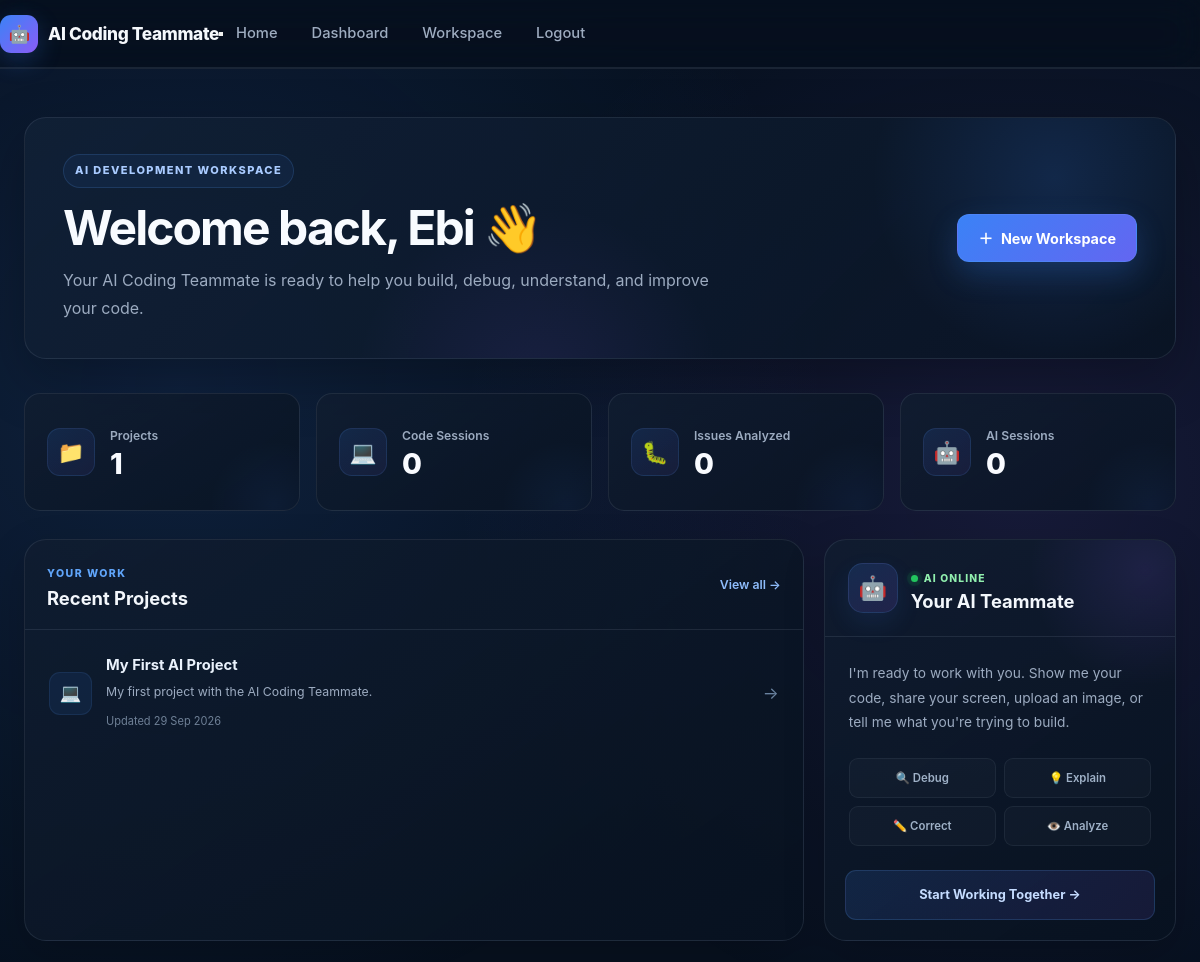
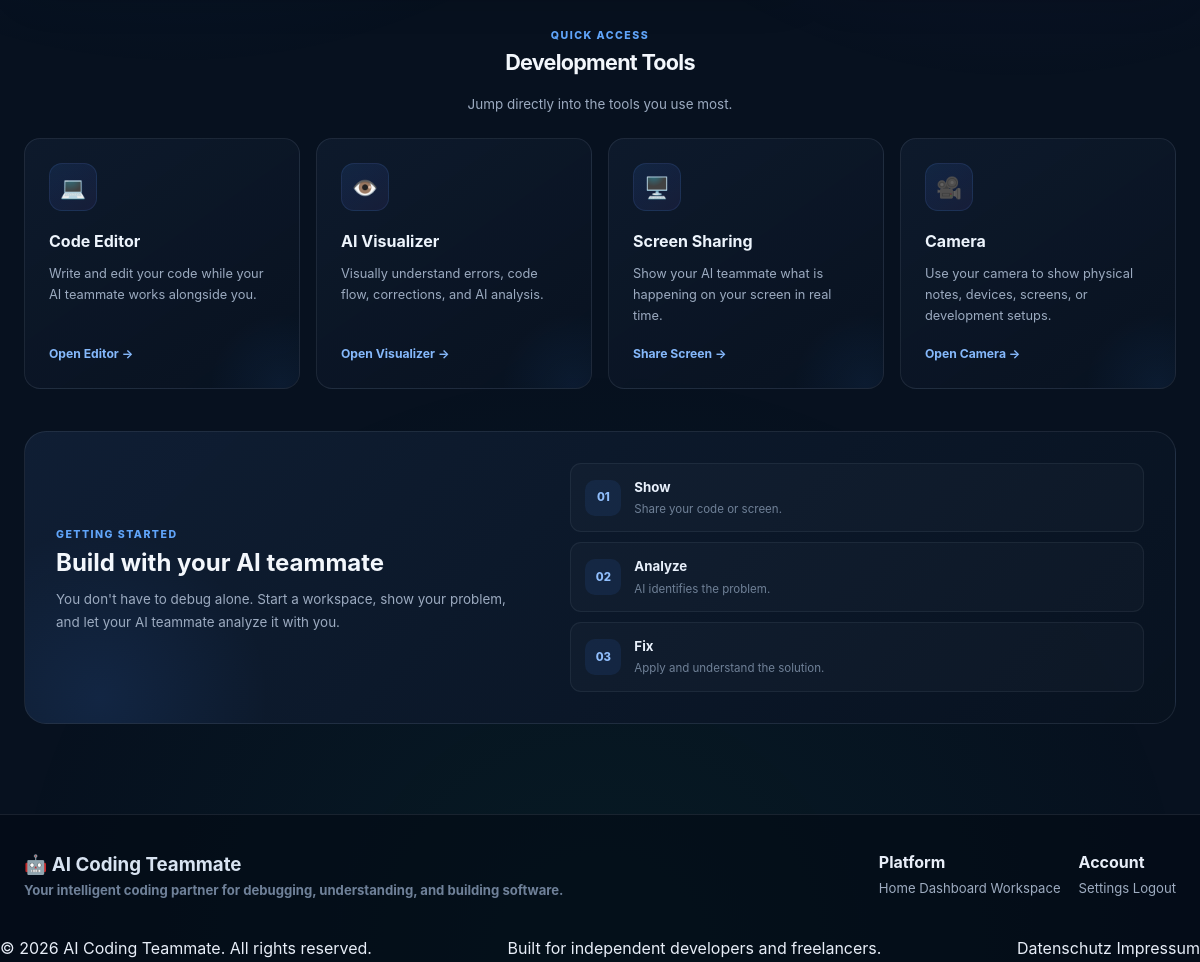
The page /dashboard/ (signed in) on the database its author committed (2 pictures, top to bottom).
### database/models.py (models this page shows, shortened)
class User(UserMixin, db.Model):
    __tablename__ = "users"
    id = db.Column(
        db.Integer,
        primary_key=True
    )
    first_name = db.Column(
        db.String(100),
        nullable=False
    )
    last_name = db.Column(
        db.String(100),
        nullable=False
    )
    email = db.Column(
        db.String(255),
        unique=True,
        nullable=False,
        index=True
    )
    password = db.Column(
        db.String(255),
        nullable=False
    )
    occupation = db.Column(
        db.String(150),
        nullable=True
    )
    bio = db.Column(
        db.Text,
        nullable=True
    )
    profile_image = db.Column(
        db.String(500),
        nullable=True
    )
    is_active = db.Column(
        db.Boolean,
        default=True,
        nullable=False
    )
    is_verified = db.Column(
        db.Boolean,
        default=False,
        nullable=False
    )
    created_at = db.Column(
        db.DateTime,
        default=datetime.utcnow,
        nullable=False
    )
    updated_at = db.Column(
        db.DateTime,
        default=datetime.utcnow,
        onupdate=datetime.utcnow,
        nullable=False
    )
    last_login = db.Column(
        db.DateTime,
        nullable=True
    )
    projects = db.relationship(
        "Project",
        back_populates="user",
        cascade="all, delete-orphan",
        lazy=True
    )

class Project(db.Model):
    __tablename__ = "projects"
    id = db.Column(
        db.Integer,
        primary_key=True
    )
    user_id = db.Column(
        db.Integer,
        db.ForeignKey(
            "users.id",
            ondelete="CASCADE"
        ),
        nullable=False,
        index=True
    )
    user = db.relationship(
        "User",
        back_populates="projects"
    )
    name = db.Column(
        db.String(200),
        nullable=False
    )
    description = db.Column(
        db.Text,
        nullable=True
    )
    language = db.Column(
        db.String(100),
        nullable=True
    )
    framework = db.Column(
        db.String(100),
        nullable=True
    )
    repository_url = db.Column(
        db.String(500),
        nullable=True
    )
    status = db.Column(
        db.String(50),
        default="active",
        nullable=False
    )
    created_at = db.Column(
        db.DateTime,
        default=datetime.utcnow,
        nullable=False
    )
    updated_at = db.Column(
        db.DateTime,
        default=datetime.utcnow,
        onupdate=datetime.utcnow,
        nullable=False
    )
    code_sessions = db.relationship(
        "CodeSession",
        back_populates="project",
        cascade="all, delete-orphan",
        lazy=True
    )
    conversations = db.relationship(
        "Conversation",
        back_populates="project",
        cascade="all, delete-orphan",
        lazy=True
    )

### routes/dashboard_routes.py (the view)
@dashboard_bp.route("/")
@login_required
def dashboard():
    projects = Project.query.filter_by(
        user_id=current_user.id
    ).order_by(
        Project.updated_at.desc()
    ).all()
    project_count = len(projects)
    session_count = CodeSession.query.join(
        Project
    ).filter(
        Project.user_id == current_user.id
    ).count()
    analysis_count = Analysis.query.join(
        CodeSession
    ).join(
        Project
    ).filter(
        Project.user_id == current_user.id
    ).count()
    return render_template(
        "dashboard/dashboard.html",
        projects=projects,
        project_count=project_count,
        session_count=session_count,
        analysis_count=analysis_count,
        ai_session_count=session_count,
    )

### templates/dashboard/dashboard.html (shortened to what this page needs)
{% extends "base.html" %}
{% block extra_css %}
<link rel="stylesheet" href="{{ url_for('static', filename='css/dashboard.css') }}">
{% endblock %}
{% block content %}
<div class="dashboard-page">
    <section class="dashboard-header">
        <div class="dashboard-welcome">
            <span class="dashboard-badge">AI DEVELOPMENT WORKSPACE</span>
            <h1>
                Welcome back{% if current_user.is_authenticated and current_user.first_name %},
                {{ current_user.first_name }}{% endif %} 👋
            </h1>
            <p>
                Your AI Coding Teammate is ready to help you
                build, debug, understand, and improve your code.
            </p>
        </div>
        <div class="dashboard-actions">
            <a
                href="{{ url_for('workspace.workspace') }}"
                class="dashboard-primary-btn"
            >
                <span>＋</span>
                New Workspace
            </a>
        </div>
    </section>
    <section class="dashboard-stats">
        <div class="stat-card">
            <div class="stat-icon">
                📁
            </div>
            <div class="stat-content">
                <span class="stat-label">
                    Projects
                </span>
                <strong class="stat-value">
                    {{ project_count|default(0) }}
                </strong>
            </div>
        </div>
        <div class="stat-card">
            <div class="stat-icon">
                💻
            </div>
            <div class="stat-content">
                <span class="stat-label">
                    Code Sessions
                </span>
                <strong class="stat-value">
                    {{ session_count|default(0) }}
                </strong>
            </div>
        </div>
        <div class="stat-card">
            <div class="stat-icon">
                🐛
            </div>
            <div class="stat-content">
                <span class="stat-label">
                    Issues Analyzed
                </span>
                <strong class="stat-value">
                    {{ analysis_count|default(0) }}
                </strong>
            </div>
        </div>
        <div class="stat-card">
            <div class="stat-icon">
                🤖
            </div>
            <div class="stat-content">
                <span class="stat-label">
                    AI Sessions
                </span>
                <strong class="stat-value">
                    {{ ai_session_count|default(0) }}
                </strong>
            </div>
        </div>
    </section>
    <section class="dashboard-grid">
        <div class="dashboard-card projects-card">
            <div class="card-header">
                <div>
                    <span class="card-label">YOUR WORK</span>
                    <h2>Recent Projects</h2>
                </div>
                <a
                    href="{{ url_for('dashboard.projects') }}"
                    class="card-link"
                >
                    View all →
                </a>
            </div>
            {% if projects %}
                <div class="project-list">
                    {% for project in projects %}
                    <a
                        href="{{ url_for('workspace.workspace', project_id=project.id) }}"
                        class="project-item"
                    >
                        <div class="project-icon">
                            💻
                        </div>
                        <div class="project-info">
                            <h3>
                                {{ project.name }}
                            </h3>
                            <p>
                                {{ project.description|default('No description available.') }}
                            </p>
                            <span class="project-date">
                                Updated
                                {{ project.updated_at.strftime('%d %b %Y')
                                   if project.updated_at else 'Recently' }}
                            </span>
                        </div>
                        <span class="project-arrow">
                            →
                        </span>
                    </a>
                    {% endfor %}
                </div>
            {% endif %}
        </div>
        <div class="dashboard-card ai-card">
            <div class="ai-card-header">
                <div class="ai-avatar">
                    🤖
                </div>
                <div>
                    <span class="online-indicator">
                        <span></span>
                        AI ONLINE
                    </span>
                    <h2>
                        Your AI Teammate
                    </h2>
                </div>
            </div>
            <div class="ai-card-body">
                <p>
                    I'm ready to work with you. Show me your code,
                    share your screen, upload an image, or tell me
                    what you're trying to build.
                </p>
                <div class="ai-capabilities">
                    <span>🔍 Debug</span>
                    <span>💡 Explain</span>
                    <span>✏️ Correct</span>
                    <span>👁️ Analyze</span>
                </div>
            </div>
            <a
                href="{{ url_for('workspace.workspace') }}"
                class="ai-start-button"
            >
                Start Working Together →
            </a>
        </div>
    </section>
    <section class="dashboard-tools">
        <div class="section-heading">
            <span class="card-label">
                QUICK ACCESS
            </span>
            <h2>
                Development Tools
            </h2>
            <p>
                Jump directly into the tools you use most.
            </p>
        </div>
        <div class="tools-grid">
            <a
                href="{{ url_for('workspace.workspace') }}"
                class="tool-card"
            >
                <div class="tool-icon">
                    💻
                </div>
                <h3>
                    Code Editor
                </h3>
                <p>
                    Write and edit your code while your AI
                    teammate works alongside you.
                </p>
                <span>
                    Open Editor →
                </span>
            </a>
            <a
                href="{{ url_for('workspace.workspace') }}"
                class="tool-card"
            >
                <div class="tool-icon">
                    👁️
                </div>
                <h3>
                    AI Visualizer
                </h3>
                <p>
                    Visually understand errors, code flow,
                    corrections, and AI analysis.
                </p>
                <span>
                    Open Visualizer →
                </span>
            </a>
            <a
                href="{{ url_for('workspace.workspace') }}"
                class="tool-card"
            >
                <div class="tool-icon">
                    🖥️
                </div>
                <h3>
                    Screen Sharing
                </h3>
                <p>
                    Show your AI teammate what is happening
                    on your screen in real time.
                </p>
                <span>
                    Share Screen →
                </span>
            </a>
            <a
                href="{{ url_for('workspace.workspace') }}"
                class="tool-card"
            >
                <div class="tool-icon">
                    🎥
                </div>
                <h3>
                    Camera
                </h3>
                <p>
                    Use your camera to show physical notes,
                    devices, screens, or development setups.
                </p>
                <span>
                    Open Camera →
                </span>
            </a>
        </div>
    </section>
    <section class="getting-started">
        <div class="getting-started-content">
            <span class="card-label">
                GETTING STARTED
            </span>
            <h2>
                Build with your AI teammate
            </h2>
            <p>
                You don't have to debug alone. Start a workspace,
                show your problem, and let your AI teammate
                analyze it with you.
            </p>
        </div>
        <div class="getting-started-steps">
            <div class="start-step">
                <span>01</span>
                <div>
                    <strong>Show</strong>
                    <p>Share your code or screen.</p>
                </div>
            </div>
            <div class="start-step">
                <span>02</span>
                <div>
                    <strong>Analyze</strong>
                    <p>AI identifies the problem.</p>
                </div>
            </div>
            <div class="start-step">
                <span>03</span>
                <div>
                    <strong>Fix</strong>
                    <p>Apply and understand the solution.</p>
                </div>
            </div>
        </div>
    </section>
</div>
{% endblock %}

### rows shown on the page
User: first_name "Ebi"
Project: name "My First AI Project", description "My first project with the AI Coding Teammate.", updated_at "29 Sep 2026"

### other values the page prints
{{ project_count|default(0) }} "1"
{{ session_count|default(0) }} "0"
{{ analysis_count|default(0) }} "0"
{{ ai_session_count|default(0) }} "0"
{{ current_year|default(2026) }} "2026"
